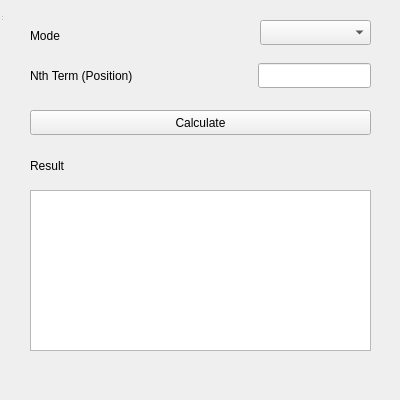
<?xml version="1.0" encoding="UTF-8"?>
<ui version="4.0">
 <class>FibonacciCalculator</class>
 <widget class="QWidget" name="FibonacciCalculator">
  <property name="geometry">
   <rect>
    <x>0</x>
    <y>0</y>
    <width>400</width>
    <height>400</height>
   </rect>
  </property>
  <property name="windowTitle">
   <string>Forex Calculator</string>
  </property>
  <widget class="QWidget" name="centralwidget" native="true">
   <property name="geometry">
    <rect>
     <x>0</x>
     <y>0</y>
     <width>471</width>
     <height>401</height>
    </rect>
   </property>
   <widget class="QLabel" name="label">
    <property name="geometry">
     <rect>
      <x>30</x>
      <y>60</y>
      <width>121</width>
      <height>31</height>
     </rect>
    </property>
    <property name="text">
     <string>Nth Term (Position)</string>
    </property>
   </widget>
   <widget class="QLabel" name="label_2">
    <property name="geometry">
     <rect>
      <x>30</x>
      <y>20</y>
      <width>121</width>
      <height>31</height>
     </rect>
    </property>
    <property name="text">
     <string>Mode</string>
    </property>
   </widget>
   <widget class="QLabel" name="label_3">
    <property name="geometry">
     <rect>
      <x>30</x>
      <y>150</y>
      <width>121</width>
      <height>31</height>
     </rect>
    </property>
    <property name="text">
     <string>Result</string>
    </property>
   </widget>
   <widget class="QPushButton" name="pushButtonCalculate">
    <property name="geometry">
     <rect>
      <x>30</x>
      <y>110</y>
      <width>341</width>
      <height>25</height>
     </rect>
    </property>
    <property name="text">
     <string>Calculate</string>
    </property>
   </widget>
   <widget class="QLineEdit" name="lineEditNthTerm">
    <property name="geometry">
     <rect>
      <x>258</x>
      <y>63</y>
      <width>113</width>
      <height>25</height>
     </rect>
    </property>
   </widget>
   <widget class="QComboBox" name="comboBoxMode">
    <property name="geometry">
     <rect>
      <x>260</x>
      <y>20</y>
      <width>111</width>
      <height>25</height>
     </rect>
    </property>
   </widget>
   <widget class="QTextEdit" name="textEditResult">
    <property name="geometry">
     <rect>
      <x>30</x>
      <y>190</y>
      <width>341</width>
      <height>161</height>
     </rect>
    </property>
   </widget>
  </widget>
  <widget class="QStatusBar" name="statusbar">
   <property name="geometry">
    <rect>
     <x>0</x>
     <y>0</y>
     <width>3</width>
     <height>22</height>
    </rect>
   </property>
  </widget>
  <action name="aboutQt">
   <property name="text">
    <string>About Qt</string>
   </property>
  </action>
  <action name="aboutForexCalculator">
   <property name="text">
    <string>About Forex Calculator</string>
   </property>
  </action>
  <action name="actionPip_calculator">
   <property name="text">
    <string>Pip Calculator</string>
   </property>
   <property name="shortcut">
    <string>Ctrl+P</string>
   </property>
  </action>
  <action name="actionMargin_calculator">
   <property name="text">
    <string>Margin Calculator</string>
   </property>
   <property name="shortcut">
    <string>Ctrl+M</string>
   </property>
  </action>
  <action name="actionLot_Size_Calculator">
   <property name="text">
    <string>Lot Size Calculator</string>
   </property>
   <property name="shortcut">
    <string>Ctrl+L</string>
   </property>
  </action>
  <action name="actionProfit_and_Loss_Calculator">
   <property name="text">
    <string>Profit and Loss Calculator</string>
   </property>
   <property name="shortcut">
    <string>Ctrl+T</string>
   </property>
  </action>
  <action name="actionPosition_Size_Calculator">
   <property name="text">
    <string>Position Size Calculator</string>
   </property>
   <property name="shortcut">
    <string>Ctrl+O</string>
   </property>
  </action>
  <action name="actionRisk_Reward_Calculator">
   <property name="text">
    <string>Risk/Reward Calculator</string>
   </property>
   <property name="shortcut">
    <string>Ctrl+R</string>
   </property>
  </action>
  <action name="actionSwap_Calculator">
   <property name="text">
    <string>Swap Calculator</string>
   </property>
   <property name="shortcut">
    <string>Ctrl+W</string>
   </property>
  </action>
  <action name="actionCurrency_Converter">
   <property name="text">
    <string>Currency Converter</string>
   </property>
   <property name="shortcut">
    <string>Ctrl+Y</string>
   </property>
  </action>
  <action name="actionFibonacci_Calculator">
   <property name="text">
    <string>Fibonacci Calculator</string>
   </property>
   <property name="shortcut">
    <string>Ctrl+F</string>
   </property>
  </action>
  <action name="actionVolatility_Calculator">
   <property name="text">
    <string>Volatility Calculator</string>
   </property>
   <property name="shortcut">
    <string>Ctrl+V</string>
   </property>
  </action>
  <action name="actionBreak_Even_Calculator">
   <property name="text">
    <string>Break-Even Calculator</string>
   </property>
   <property name="shortcut">
    <string>Ctrl+B</string>
   </property>
  </action>
  <action name="actionCompound_Interest_Calculator">
   <property name="text">
    <string>Compound Interest Calculator</string>
   </property>
   <property name="shortcut">
    <string>Ctrl+U</string>
   </property>
  </action>
  <action name="actionEnglish">
   <property name="text">
    <string>English</string>
   </property>
  </action>
  <action name="actionSpanish">
   <property name="text">
    <string>Spanish</string>
   </property>
  </action>
  <action name="actionChinese_2">
   <property name="text">
    <string>Chinese</string>
   </property>
  </action>
  <action name="actionArabic">
   <property name="text">
    <string>Arabic</string>
   </property>
  </action>
  <action name="actionRussian">
   <property name="text">
    <string>Russian</string>
   </property>
  </action>
  <action name="actionPortuguese">
   <property name="text">
    <string>Portuguese</string>
   </property>
  </action>
  <action name="actionGerman">
   <property name="text">
    <string>German</string>
   </property>
  </action>
  <action name="actionJapanese">
   <property name="text">
    <string>Japanese</string>
   </property>
  </action>
  <action name="actionHindi">
   <property name="text">
    <string>Hindi</string>
   </property>
  </action>
  <action name="actionBengali">
   <property name="text">
    <string>Bengali</string>
   </property>
  </action>
  <action name="actionPunjabi">
   <property name="text">
    <string>Punjabi</string>
   </property>
  </action>
  <action name="actionUrdu">
   <property name="text">
    <string>Urdu</string>
   </property>
  </action>
  <action name="actionVietnamese">
   <property name="text">
    <string>Vietnamese</string>
   </property>
  </action>
  <action name="actionIndonesian_Bahasa_Indonesia">
   <property name="text">
    <string>Indonesian (Bahasa Indonesia)</string>
   </property>
  </action>
  <action name="actionTagalog_Filipino">
   <property name="text">
    <string>Tagalog (Filipino)</string>
   </property>
  </action>
  <action name="actionKorean">
   <property name="text">
    <string>Korean</string>
   </property>
  </action>
  <action name="actionTamil">
   <property name="text">
    <string>Tamil</string>
   </property>
  </action>
  <action name="actionThai">
   <property name="text">
    <string>Thai</string>
   </property>
  </action>
  <action name="actionBurmese">
   <property name="text">
    <string>Burmese</string>
   </property>
  </action>
  <action name="actionKhmer">
   <property name="text">
    <string>Khmer</string>
   </property>
  </action>
  <action name="actionNepali">
   <property name="text">
    <string>Nepali</string>
   </property>
  </action>
  <action name="actionHindi_2">
   <property name="text">
    <string>Hindi</string>
   </property>
  </action>
  <action name="actionBengali_2">
   <property name="text">
    <string>Bengali</string>
   </property>
  </action>
  <action name="actionJapanese_2">
   <property name="text">
    <string>Japanese</string>
   </property>
  </action>
  <action name="actionKorean_2">
   <property name="text">
    <string>Korean</string>
   </property>
  </action>
  <action name="actionVietnamese_2">
   <property name="text">
    <string>Vietnamese</string>
   </property>
  </action>
  <action name="actionThai_2">
   <property name="text">
    <string>Thai</string>
   </property>
  </action>
  <action name="actionFrench_2">
   <property name="text">
    <string>French</string>
   </property>
  </action>
  <action name="actionGerman_2">
   <property name="text">
    <string>German</string>
   </property>
  </action>
  <action name="actionRussian_2">
   <property name="text">
    <string>Russian</string>
   </property>
  </action>
  <action name="actionPortuguese_2">
   <property name="text">
    <string>Portuguese</string>
   </property>
  </action>
  <action name="actionItalian">
   <property name="text">
    <string>Italian</string>
   </property>
  </action>
  <action name="actionPersian_Farsi">
   <property name="text">
    <string>Persian (Farsi)</string>
   </property>
  </action>
  <action name="actionTurkish">
   <property name="text">
    <string>Turkish</string>
   </property>
  </action>
  <action name="actionHebrew">
   <property name="text">
    <string>Hebrew</string>
   </property>
  </action>
  <action name="actionPashto">
   <property name="text">
    <string>Pashto</string>
   </property>
  </action>
  <action name="actionSwahili">
   <property name="text">
    <string>Swahili</string>
   </property>
  </action>
  <action name="actionAmharic">
   <property name="text">
    <string>Amharic</string>
   </property>
  </action>
  <action name="actionHausa">
   <property name="text">
    <string>Hausa</string>
   </property>
  </action>
  <action name="actionYoruba">
   <property name="text">
    <string>Yoruba</string>
   </property>
  </action>
  <action name="actionZulu">
   <property name="text">
    <string>Zulu</string>
   </property>
  </action>
  <action name="actionHaitian_Creole">
   <property name="text">
    <string>Haitian Creole</string>
   </property>
  </action>
  <action name="actionQuechua">
   <property name="text">
    <string>Quechua</string>
   </property>
  </action>
  <action name="actionGuarani">
   <property name="text">
    <string>Guarani</string>
   </property>
  </action>
  <action name="actionNahuatl">
   <property name="text">
    <string>Nahuatl</string>
   </property>
  </action>
  <action name="lightTheme">
   <property name="text">
    <string>Light theme</string>
   </property>
   <property name="shortcut">
    <string>Ctrl+Shift+L</string>
   </property>
  </action>
  <action name="darkTheme">
   <property name="text">
    <string>Dark theme</string>
   </property>
   <property name="shortcut">
    <string>Ctrl+Shift+D</string>
   </property>
  </action>
  <action name="actionRisk_Management_Calculator">
   <property name="text">
    <string>Risk Management Calculator</string>
   </property>
   <property name="shortcut">
    <string>Ctrl+M</string>
   </property>
  </action>
 </widget>
 <resources/>
 <connections/>
</ui>
